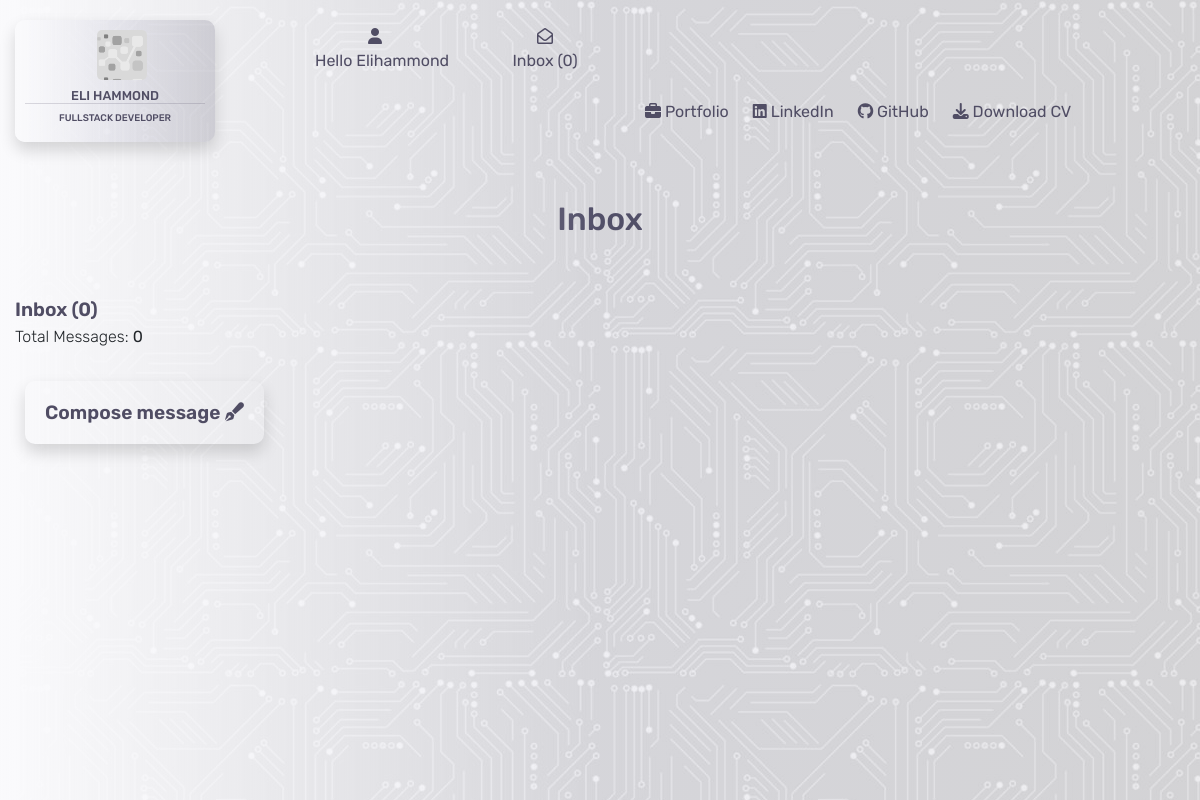
/contacts/ (signed in), run on an earlier commit of the app's database.
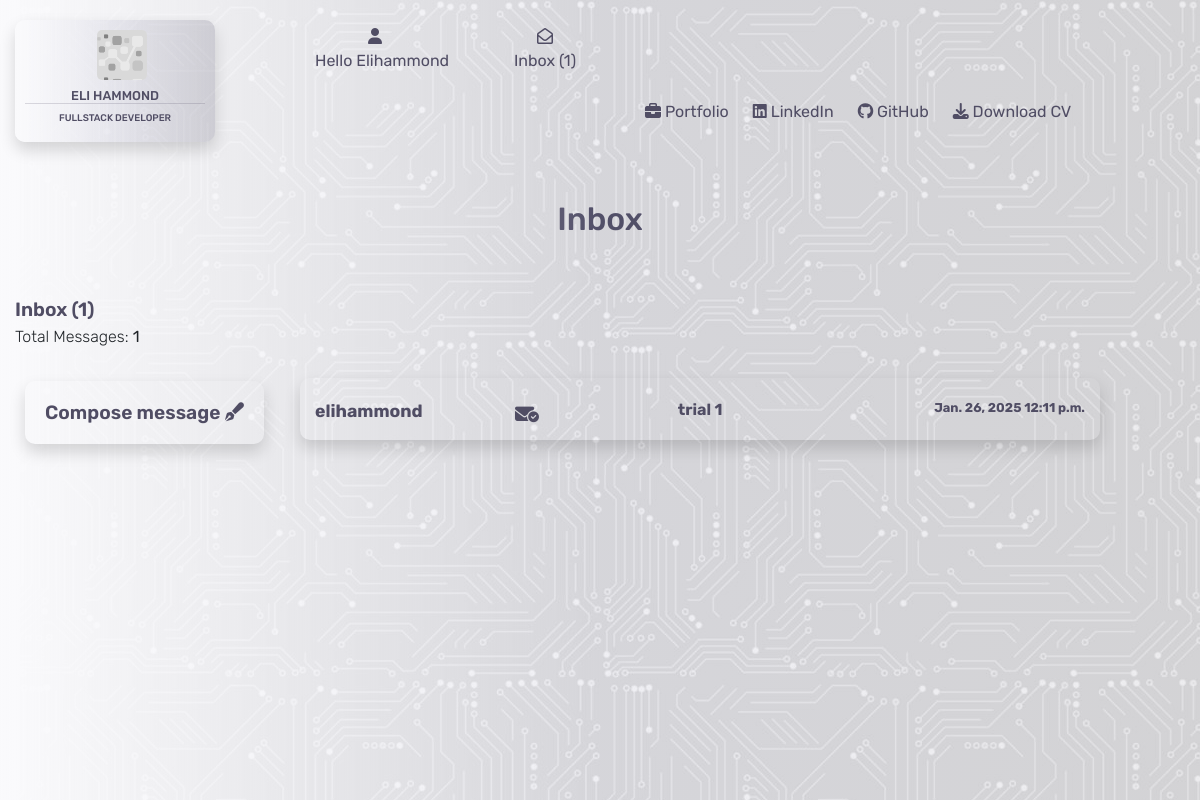
And on a later commit of the database.
### contacts/models.py (models this page shows)
class Contacts(models.Model):
    class Meta:
        verbose_name_plural = "Contacts"
    name = models.CharField(max_length=26)
    send_to = models.CharField(max_length=240)
    subject = models.CharField(max_length=52, null=True, blank=True)
    email = models.EmailField()
    phone = models.IntegerField()
    message = models.TextField()
    date = models.DateField(auto_now_add=True)
    time = models.TimeField(auto_now_add=True)
    read = models.BooleanField(default=False)

### contacts/views.py (the view)
# urls.py: path('', views.contacts, name='contacts'),
@login_required
def contacts(request):
    inbox = Contacts.objects.all().order_by('-date', '-time')
    context = {
        'inbox': inbox,
    }
    return render(request, 'contacts/contacts.html', context)

### contacts/contexts.py (called while the page is built)
def contacts_inbox(request):
    user = request.user.id
    if user:
        user_inbox = get_object_or_404(User, username=request.user)
        inbox = Contacts.objects.filter(send_to=user_inbox)
        unread_messages = inbox.filter(read=False).count()
        print(unread_messages)
        message_count = len(inbox)
        print(int(message_count))
        context = {
            'inbox': inbox,
            'message_count': message_count,
            'unread_messages': unread_messages
        }
    else:
        inbox = Contacts.objects.all()
        context = {
            'inbox': inbox
        }
    return context

### contacts/templates/contacts/contacts.html (shortened to what this page needs)
{% extends "base.html" %}
{% load static %}
{% block content %}
<div class="container-fluid">
    <div class="row">
        <div class="col-4"></div>
        <div class="col-4">
            <h2 class="header">Inbox</h2>
        </div>
        <div class="col-4"></div>
    </div>
    <div class="inbox-header">
        Inbox ({{ unread_messages }})
    </div>
    <div class="inbox-subheader">
        Total Messages: <strong>{{ message_count }}</strong>
    </div>
    <div class="inbox-header">
        <a href="{% url 'compose_message' %}" class="compose shadow">Compose message <i class="fa-solid fa-pen-fancy"></i></a>
    </div>
    {% for i in inbox %}
    <div class="row">
        <div class="col-3">
        </div>
        {% if i.send_to == user.username %}
        <div class="col-8">
            <div {% if i.read %}class="opened-message"{% endif %}>
                <a href="{% url 'open_message' i.id %}">
                    <div class="row message-container shadow">
                        <div class="col-3">
                            <p class="inbox-name new-message">{{ i.name }}</p>
                        </div>
                        <div class="col-6">
                            {% if i.subject %}
                            <p class="inbox-subject new-message">{{ i.subject }}</p>
                            {% else %}
                            <p class="inbox-subject new-message">no subject</p>
                            {% endif %}
                        </div>
                        <div class="col-3">
                            <p class="inbox-date-time new-message">{{ i.date }} {{ i.time }}</p>
                        </div>
                    </div>
                </a>
                <p>
                    <a href="{% url 'mark_unread' i.id %}" class="unread" title="Mark as unread">
                        <i class="fa-solid fa-envelope-circle-check"></i>
                    </a>
                </p>
            </div>
        </div>
        {% endif %}
        <div class="col-1"></div>
    </div>
    {% endfor %}
</div>
{% endblock %}

### templates/base.html (shortened to what this page needs)
{% load static %}
<!DOCTYPE html>
<html lang="en">
<head>
    {% block corecss %}
        <link rel="stylesheet" href="https://stackpath.bootstrapcdn.com/bootstrap/4.4.1/css/bootstrap.min.css">
        <link rel="stylesheet" href="https://cdnjs.cloudflare.com/ajax/libs/font-awesome/6.6.0/css/all.min.css">
        <link rel="stylesheet" href="https://cdnjs.cloudflare.com/ajax/libs/font-awesome/6.6.0/css/all.min.css">
        <link rel="stylesheet" href="{% static 'css/base.css' %}">
    {% endblock %}
</head>
<body>
    <div class="opaque"></div>
    <header>
        <nav>
            <div class="container-fluid">
                <div class="row">
                    <div class="col-md-3">
                        <a href="{% url 'home' %}">
                            <div class="logo shadow">
                                <div class="logo-logo"></div>
                                <h5>Eli Hammond</h5>
                                <h6>Fullstack Developer</h6>
                            </div>
                        </a>
                    </div>
                    <div class="col-md-3">
                        <div class="row">
                            <div class="col-md-6">
                                <div class="dropdown">
                                    <div class="dropbtn">
                                        <div class="icon"><i class="fa-solid fa-user"></i></div>
                                        {% if request.user.is_authenticated %}
                                            <div class="hello">
                                                Hello {{ user.username|capfirst }}
                                            </div>
                                        {% else %}
                                            Login/Register
                                        {% endif %}
                                    </div>
                                </div>
                            </div>
                            <div class="col-md-6">
                                {% if request.user.is_authenticated %}
                                    <div class="message-box">
                                        <a href="{% url 'contacts' %}">
                                            <div class="icon"><i class="fa-regular fa-envelope-open"></i></div>
                                            Inbox ({{ unread_messages }})
                                        </a>
                                    </div>
                                {% endif %}
                            </div>
                        </div>
                    </div>
                    <div class="col-md-6">
                    </div>
                </div>
                <div class="row bottom-header">
                    <div class="col-md-6"></div>
                    <div class="col-md-6 d-none d-lg-block">
                        <ul>
                            <li>
                                <a href="{% url 'portfolio' %}">{% block custom_style %}<i class="fa-solid fa-briefcase"></i> Portfolio{% endblock %}</a>
                            </li>
                            <li>
                                <a href="https://www.linkedin.com/in/elliot-hammond-286739298/" target="_blank"><i class="fa-brands fa-linkedin"></i> LinkedIn</a>
                            </li>
                            <li>
                                <a href="https://github.com/e-h-dev" target="_blank"><i class="fa-brands fa-github"></i> GitHub</a>
                            </li>
                            <li>
                                <a href=""><i class="fa-solid fa-download"></i> Download CV</a>
                            </li>
                        </ul>
                    </div>
                </div>
            </div>
        </nav>
    </header>
    {% block content %}
    {% endblock %}
</body>
</html>

What changed in the data, as far as the page shows it:
added Contacts: name "elihammond", subject "trial 1", date "Jan. 26, 2025", time "12:11 p.m."
Also different on the page:
{{ unread_messages }}: "0" → "1"
{{ message_count }}: "0" → "1"
